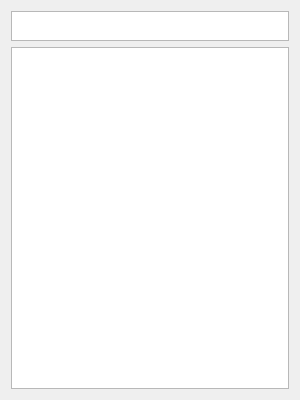
<?xml version="1.0" encoding="UTF-8"?>
<ui version="4.0">
 <class>AppSwitcher</class>
 <widget class="QWidget" name="AppSwitcher">
  <property name="geometry">
   <rect>
    <x>0</x>
    <y>0</y>
    <width>300</width>
    <height>400</height>
   </rect>
  </property>
  <property name="windowTitle">
   <string>Form</string>
  </property>
  <layout class="QVBoxLayout" name="verticalLayout">
   <item>
    <widget class="QPlainTextEdit" name="PTE_appSearch">
     <property name="maximumSize">
      <size>
       <width>16777215</width>
       <height>30</height>
      </size>
     </property>
    </widget>
   </item>
   <item>
    <widget class="QListView" name="LV_openApps">
     <property name="acceptDrops">
      <bool>true</bool>
     </property>
     <property name="dragEnabled">
      <bool>true</bool>
     </property>
     <property name="dragDropOverwriteMode">
      <bool>false</bool>
     </property>
     <property name="dragDropMode">
      <enum>QAbstractItemView::DragDropMode::InternalMove</enum>
     </property>
     <property name="defaultDropAction">
      <enum>Qt::DropAction::MoveAction</enum>
     </property>
     <property name="movement">
      <enum>QListView::Movement::Snap</enum>
     </property>
     <property name="spacing">
      <number>4</number>
     </property>
    </widget>
   </item>
  </layout>
 </widget>
 <resources/>
 <connections/>
</ui>
